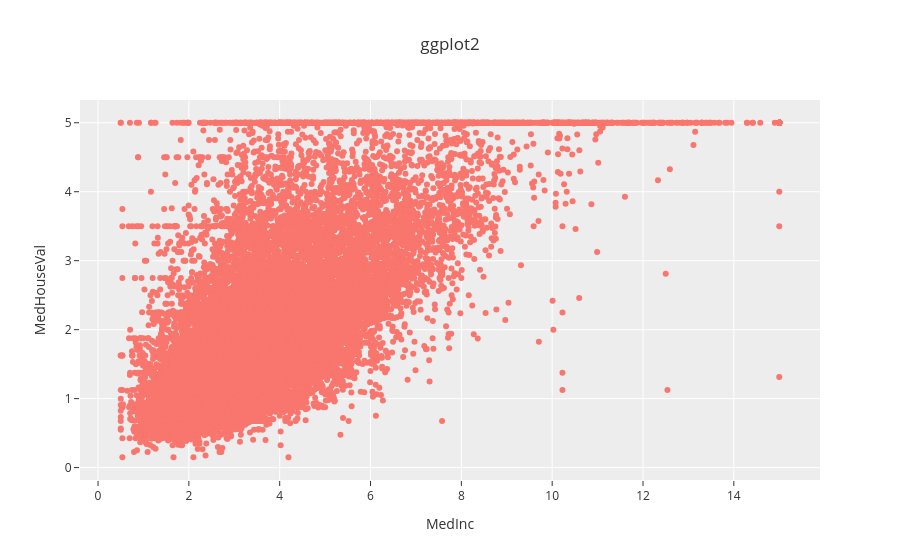

The notebook cell saved with this chart:
### Code cell
# ggplot2テンプレートを使用
figure = go.Figure(
    data=trace,
    layout = go.Layout(
        template=templates_config['ggplot2'],   # template='ggplot2' でも可
        xaxis={'title': 'MedInc'},
        yaxis={'title': 'MedHouseVal'},
        title='ggplot2'
    )
)

figure

### Figure 1 — Plotly figure (JSON) as saved in the notebook; plotly's stock layout.template omitted (floating-point values rounded to 4 significant figures; data arrays with more than 128 entries replaced by an {"elided": "..."} marker saying what was removed)
{"data": [{"mode": "markers", "type": "scatter", "x": {"elided": "20640 float values"}, "y": {"elided": "20640 float values"}}], "layout": {"title": {"text": "ggplot2"}, "xaxis": {"title": {"text": "MedInc"}}, "yaxis": {"title": {"text": "MedHouseVal"}}}}
